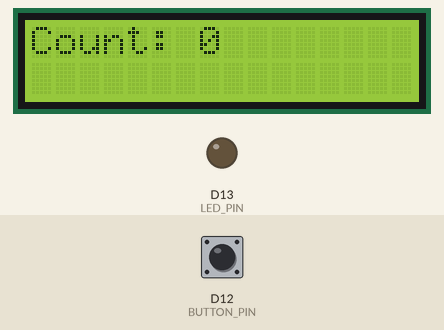
Simulated run of this program. Board: Arduino Uno R4 WiFi. On the bench: 16×2 character LCD, output pins drawn as LEDs (lit = HIGH). The inputs (shaded band) are chosen by the test bench; at power-on: D12 (BUTTON_PIN) HIGH.

Above: at 1.2 s.
1.3 s: D12 (BUTTON_PIN) pulled LOW for 0.15 s
At 1.7 s:
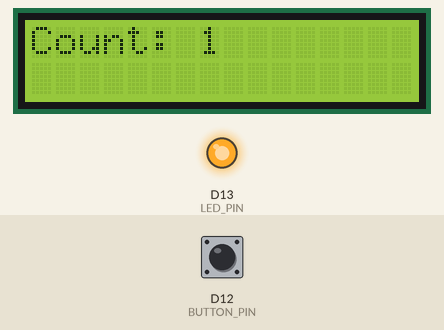
2.9 s: D12 (BUTTON_PIN) pulled LOW for 1 s
At 4.2 s:
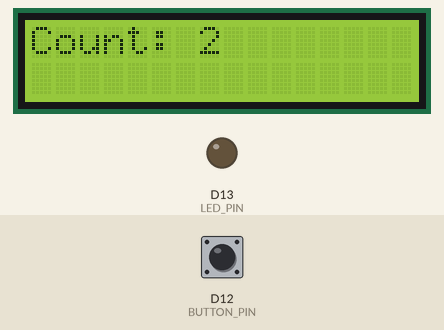
5.4 s: D12 (BUTTON_PIN) pulled LOW for 0.15 s
At 6.1 s:
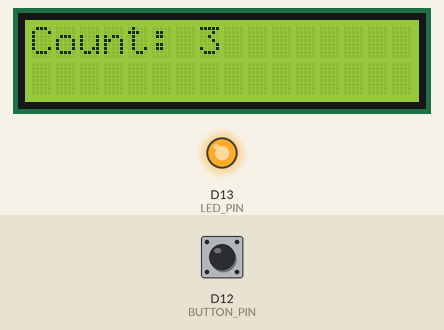
7.0 s: D12 (BUTTON_PIN) pulled LOW for 1 s
At 7.3 s:
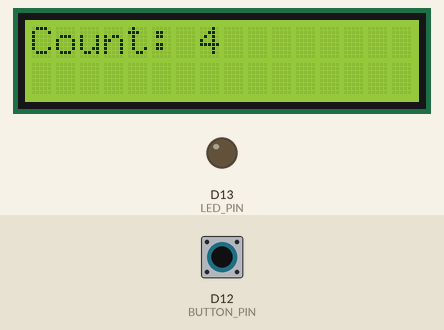
Timing chart, 0 to 10.0 s (numbered marks = the images above; inputs shaded):
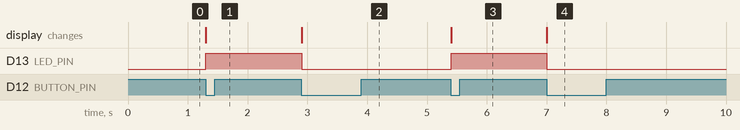

Measured:
- after the input at 1.3 s, D13 (LED_PIN): LOW → HIGH at once; the display: changes at once (image 1)
- after the input at 2.9 s, D13 (LED_PIN): HIGH → LOW at once; the display: changes at once (image 2)
- after the input at 5.4 s, D13 (LED_PIN): LOW → HIGH at once; the display: changes at once (image 3)
- after the input at 7.0 s, D13 (LED_PIN): HIGH → LOW at once; the display: changes at once (image 4)

The program:

main.cpp
```cpp
#include <Arduino.h>
#include <LiquidCrystal_I2C.h>
#include "logic.h"


#define LED_PIN 13      //PIN 13 toggles my led
#define BUTTON_PIN 12   // PIN 12 is my input button pin

LiquidCrystal_I2C lcd(0x27, 16, 2); //LCD setup, (address, # of chars, # of lines)

void setup() {
  pinMode(LED_PIN, OUTPUT);
  pinMode(BUTTON_PIN, INPUT_PULLUP);
  lcd.init();
  lcd.clear();
  lcd.backlight();
  lcd.print("Count: ");
  lcd.print(count);
}

void loop() {
  bool buttonState = digitalRead(BUTTON_PIN) == LOW;
  if (debouncedPress(millis(), buttonState)) {
    pressHandler();
    lcd.setCursor(7,0);
    lcd.print(count);
    digitalWrite(LED_PIN, !digitalRead(LED_PIN));
  }
}
```
